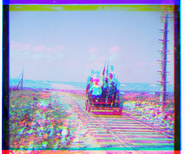
#> input picture cvAIRI/1hw20250925/fourier_aligned.png, 185 x 154 px, shrunk from 417 x 346 before the run, given in place of 01.png, which was not available
$ python viz_bayer.py
#> lines starting #> are read from the running program, lines starting #| are printed output that depends on the picture; pictures that were not available may be replaced by others from this repository, and a replacement may not be noted
### cvAIRI/2hw20250925/bayer.py
import numpy as np
def get_bayer_masks(n_rows, n_cols):
    """
    :param n_rows: `int`, number of rows
    :param n_cols: `int`, number of columns

    :return:
        `np.array` of shape `(n_rows, n_cols, 3)` and dtype `np.bool_`
        containing red, green and blue Bayer masks
    """
    r_p = np.array([[0,1],[0,0]], dtype=bool)
    g_p = np.array([[1,0],[0,1]], dtype=bool)
    b_p = np.array([[0,0],[1,0]], dtype=bool)
    r_m = np.tile(r_p, (n_rows//2 + 1, n_cols//2 + 1))[:n_rows,:n_cols]
    g_m = np.tile(g_p, (n_rows//2 + 1, n_cols//2 + 1))[:n_rows,:n_cols]
    b_m = np.tile(b_p, (n_rows//2 + 1, n_cols//2 + 1))[:n_rows,:n_cols]
    return np.dstack((r_m, g_m, b_m))


def get_colored_img(raw_img):
    """
    :param raw_img:
        `np.array` of shape `(n_rows, n_cols)` and dtype `np.uint8`,
        raw image

    :return:
        `np.array` of shape `(n_rows, n_cols, 3)` and dtype `np.uint8`,
        each channel contains known color values or zeros
        depending on Bayer masks
    """
    nr, nc = raw_img.shape
    masks = get_bayer_masks(nr, nc)
    colored = np.zeros((nr, nc, 3), dtype=raw_img.dtype)
    for i in range(3):
        colored[..., i] = raw_img * masks[..., i]
    return colored


# [193 lines left out: functions get_raw_img, bilinear_interpolation, improved_interpolation, compute_psnr, not called in this run]


# [11 lines that do not run on import are left out]

### cvAIRI/2hw20250925/viz_bayer.py
import numpy as np
import matplotlib.pyplot as plt
from PIL import Image
import os
import bayer

def read_image(path):
    """Простая функция загрузки, чтобы не зависеть от common.py"""
    if not path.endswith('.png'):
        path += '.png'

    try:
        raw_img = np.array(Image.open(path))
#> raw_img is the input picture: shape (154, 185, 3); mean R, G, B 160, 165, 192.7
        if raw_img.ndim == 3:
             raw_img = raw_img.mean(axis=2).astype(np.uint8)
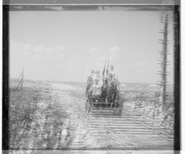
#> raw_img: shape (154, 185); min 0, max 255, mean 172.2
    except FileNotFoundError:
        print(f"Ошибка: Файл {path} не найден!")
        return None, None

    dirname, filename = os.path.split(path)
    gt_path = os.path.join(dirname, "gt_" + filename)

    gt_img = None
    if os.path.exists(gt_path):
        gt_img = np.array(Image.open(gt_path))

    return raw_img, gt_img

def plot_bayer_comparison(image_path):
    raw_img, gt_img = read_image(image_path)
    if raw_img is None:
        return

    print(f"Обработка изображения: {image_path}")

    result_img = bayer.get_colored_img(raw_img.astype(np.uint8))
#> after the loop in get_colored_img, `for i in range(3):`:
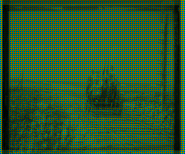
#> colored: shape (154, 185, 3); mean of channels 0, 1, 2 42.8, 86.1, 43.3; drawn as R, G, B

    fig, axes = plt.subplots(1, 3, figsize=(15, 6))

    h, w = raw_img.shape
#> h = 154; w = 185
    cy, cx = h // 2, w // 2
#> cy = 77; cx = 92
    if h > 20 and w > 20:
        zoom_raw = raw_img[cy:cy+20, cx:cx+20]
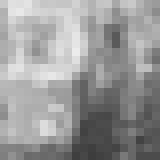
#> zoom_raw: shape (20, 20) (shown 8 times larger); min 61, max 236, mean 153
    else:
        zoom_raw = raw_img

    axes[0].imshow(zoom_raw, cmap='gray')
    axes[0].set_title("Input: Bayer Pattern (Zoom 20x20)", fontsize=14)
    axes[0].axis('off')

    axes[1].imshow(result_img.astype(np.uint8))
    axes[1].set_title("Result: Demosaicing", fontsize=14)
    axes[1].axis('off')

    if gt_img is not None:
        axes[2].imshow(gt_img.astype(np.uint8))
        axes[2].set_title("Ground Truth (Original)", fontsize=14)
        axes[2].axis('off')
    else:
        axes[2].text(0.5, 0.5, "GT not found", ha='center')

    plt.tight_layout()
    output_name = "bayer_viz.png"
    plt.savefig(output_name, dpi=150)
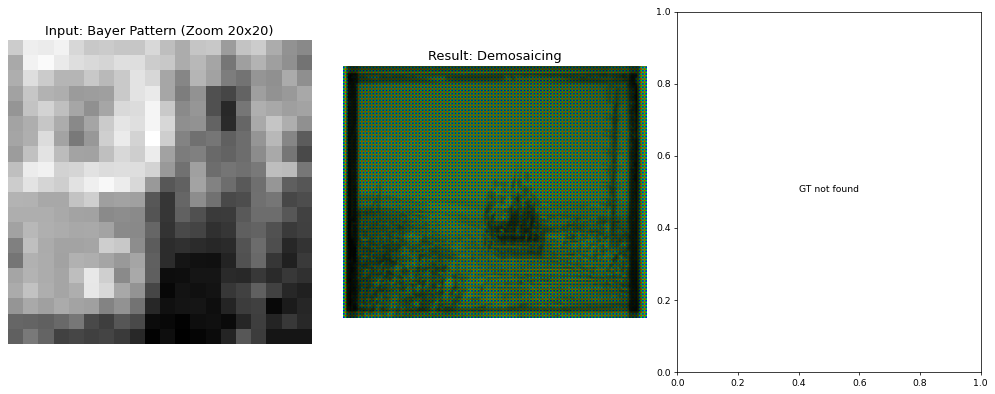
#> figure drawn by matplotlib, 2 panels
    plt.show()

if __name__ == "__main__":
    test_file = "tests/08_unittest_improved_img_fast_input/01"
    plot_bayer_comparison(test_file)

$ run again, on cvAIRI/1hw20250925/fourier_visualized.png
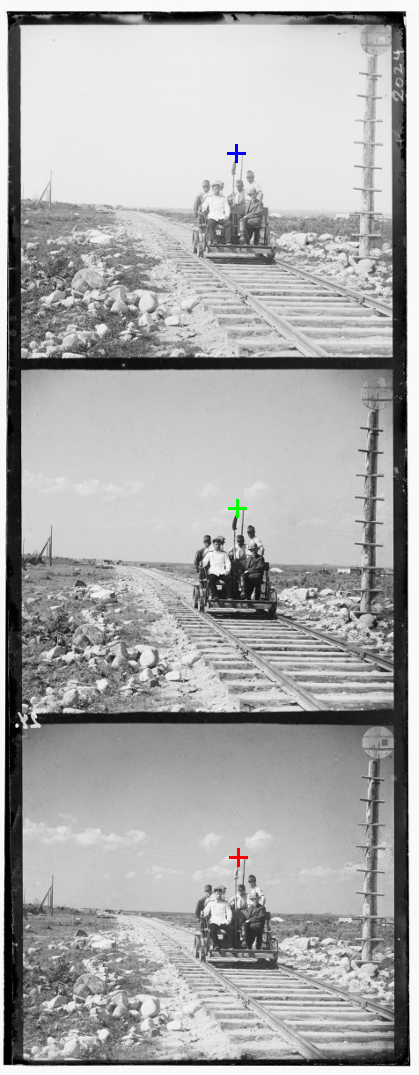
#> input picture cvAIRI/1hw20250925/fourier_visualized.png, 419 x 1075 px, given in place of 01.png, which was not available
#> in read_image, raw_img is the input picture: shape (1075, 419, 3); mean R, G, B 170.6, 170.6, 170.6
#> raw_img: shape (1075, 419)
#> after the loop in get_colored_img, `for i in range(3):`:
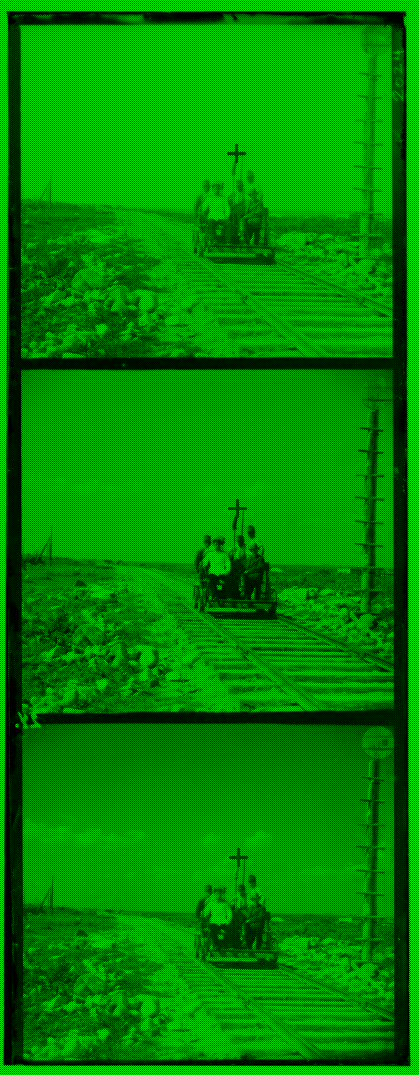
#> colored: shape (1075, 419, 3); mean of channels 0, 1, 2 42.6, 85.3, 42.7; drawn as R, G, B
#> in plot_bayer_comparison, `plt.savefig(output_name, dpi=150)`:
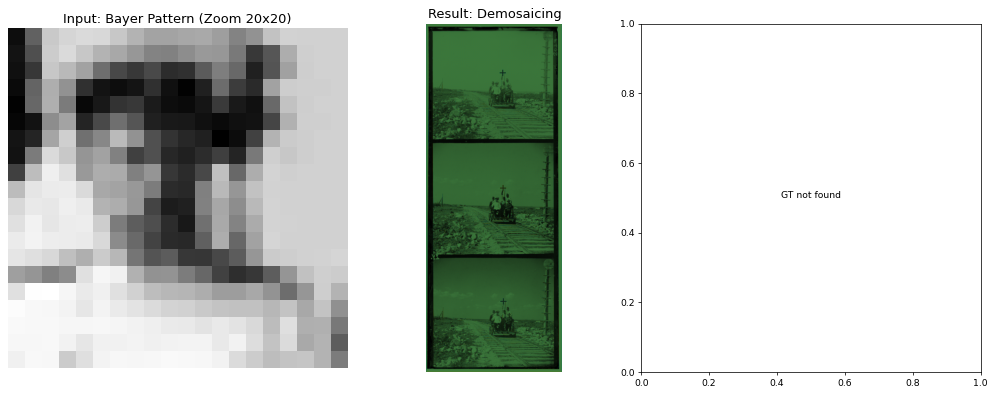
#> figure drawn by matplotlib, 2 panels
